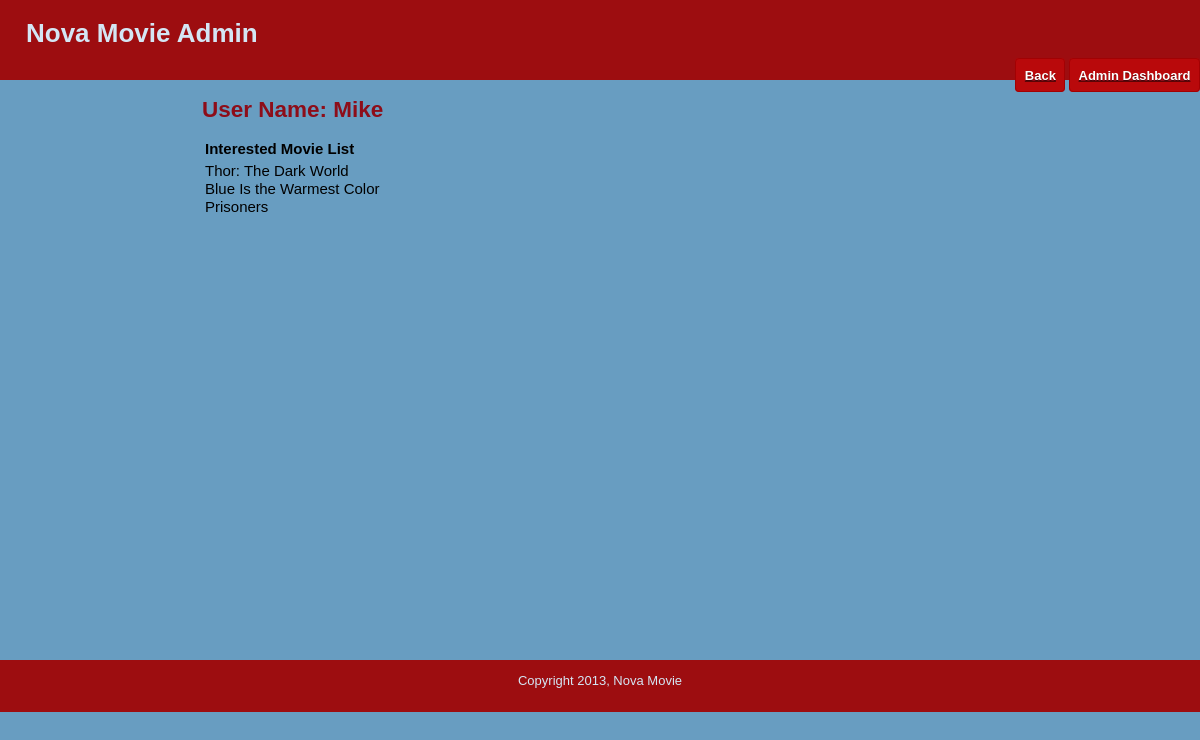
Page /public/interested_movie.php?id=2 (signed in) on the committed database.
### tables this page shows
CREATE TABLE user (
  id int Not NULL AUTO_INCREMENT,
  name MEDIUMTEXT Not NULL,  
  email varchar(255) not NULL,
  password MEDIUMTEXT not NULL,  
  start_date timestamp not NULL,
  expr_date timestamp not NULL,
  payment MEDIUMTEXT Default NULL,
  expired bit Default 0,   
  deleted bit default 0,  
  PRIMARY KEY (id),
  unique (email)
);

CREATE TABLE interested(
  id int Not NULL AUTO_INCREMENT,
  user_id int Not NULL,
  movie_id int  Not NULL,
  PRIMARY KEY (id),
  FOREIGN KEY (user_id) REFERENCES user(id)
    ON DELETE CASCADE ON UPDATE CASCADE,
  FOREIGN KEY (movie_id) REFERENCES movie(id)
    ON DELETE CASCADE ON UPDATE CASCADE
);

### includes/functions.php (called while the page is built, shortened)
<?php
	function find_user_by_id($user_id) {
		global $connection;
		$safe_user_id = mysqli_real_escape_string($connection, $user_id);
		$query  = "SELECT * ";
		$query .= "FROM user ";
		$query .= "WHERE id = {$safe_user_id} ";
		$query .= "LIMIT 1";
		$user_set = mysqli_query($connection, $query);
		if($user = mysqli_fetch_assoc($user_set)) {
			return $user;
		} else {
			return null;
		}
	}
	function find_interested_by_userid($user_id){
	global $connection;
	$query  = "SELECT DISTINCT  interested.id, name ";
	$query .= "FROM movie, interested ";
	$query .= " WHERE user_id = '{$user_id}' ";
	$query .= " AND movie.id = movie_id ";
	$interested_set = mysqli_query($connection, $query);
	return $interested_set;
	}
?>

### public/interested_movie.php (the view, shortened to what this page needs)
<?php require_once("../includes/db_connection.php"); ?>
<?php require_once("../includes/functions.php"); ?>
<?php
  $user = find_user_by_id($_GET["id"]);
?>
<?php
  $interested_set = find_interested_by_userid($_GET["id"]);
?>
<?php include("../includes/layouts/header.php"); ?>
<div class="hlinks">
   <a href="edit_user.php?id=<?php echo urlencode($user["id"]); ?>"><span class="text">Back</span></a>
   <a href="admin_dashboard.php"><span class="text">Admin Dashboard</span></a>
</div>
</div>
<div id="main">
  <div id="navigation">
  </div>
  <div id="page">
    <h2>User Name: <?php echo htmlentities($user["name"]); ?></h2>
	<table>
    <tr>
	    <th style="text-align: left; ">Interested Movie List</th>
    </tr>
	<?php while($interested = mysqli_fetch_assoc($interested_set)) { ?>
	<tr><td>
	     <?php echo htmlentities($interested["name"]); ?>
	</td></tr>
	<?php } ?>
	</table>
  </div>
</div>
<?php include("../includes/layouts/footer.php"); ?>

### public/stylesheets/public.css (style rules this page uses)
html { height: 100%; width: 100%; }
body { width: 100%; height: 100%; margin: 0; padding: 0; border: 0; font-family: Verdana, Arial, Helvetica, sans-serif; font-size: 13px; line-height: 15px; background: #689DC1; }
a { color: #8D0D19; }
#header .hlinks { float: right; }
#header .hlinks .text { border: 1px solid #A20103; border-radius: 4px 4px 4px 4px; color: white; padding: 8.5px; font-weight: 700; text-shadow: 0 1px 0 rgba(0,0,0,.5); background: #b9090b; }
#main { height: 580px; width: 100%; margin: 0; padding: 0; }
#navigation { float: left; width: 120px; height: 100%; margin: 0; padding: 0 2em; color: #9D0D10; }
#page { float: left; height: 100%; padding-left: 2em; vertical-align: top; font-size: 15px; line-height: 14px; }
#page h2 { color: #8D0D19; margin-top: 1em; }
td { height:14px; }
th { height:22px; }

### rows in the picture
user: name "Mike"
interested: name "Thor: The Dark World"
interested: name "Blue Is the Warmest Color"
interested: name "Prisoners"
